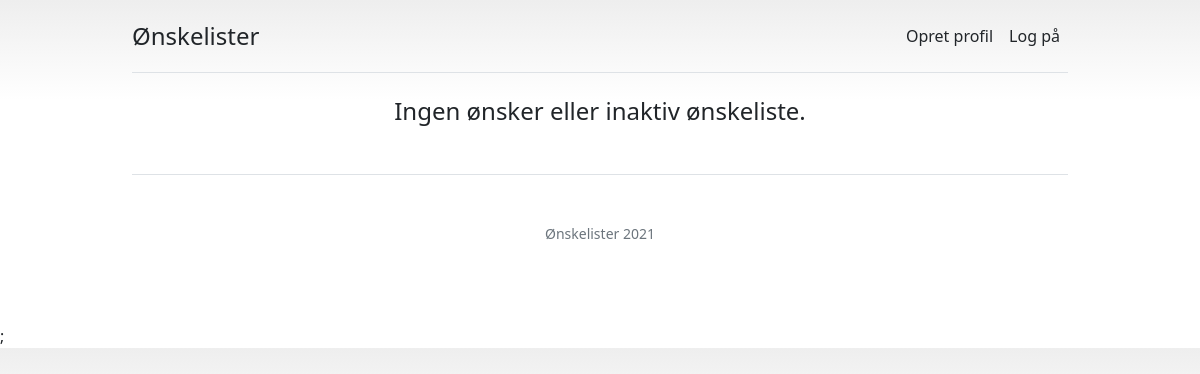
The app's page /guest/share.php?id=2, older data.
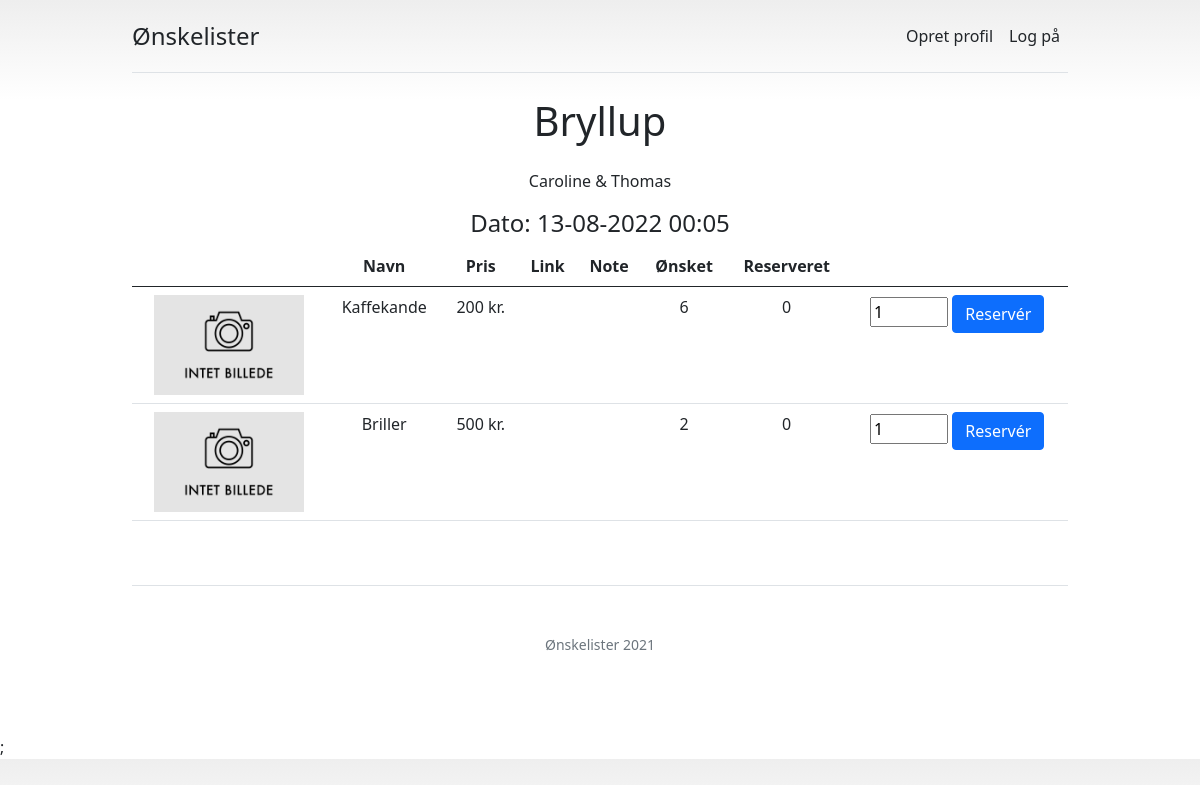
The same page, newer data.
### tables this page shows
CREATE TABLE `whish_lists` (
  `list_id` bigint(20) NOT NULL,
  `list_date` datetime DEFAULT NULL,
  `list_title` text DEFAULT NULL,
  `list_subtitle` text DEFAULT NULL,
  `list_link` varchar(255) DEFAULT NULL,
  `list_user` bigint(20) DEFAULT NULL,
  `list_code` varchar(255) NOT NULL,
  `list_active` tinyint(1) NOT NULL DEFAULT 1
);

CREATE TABLE `whish_gifts` (
  `gift_id` bigint(20) NOT NULL,
  `gift_image` varchar(255) DEFAULT NULL,
  `gift_name` varchar(255) DEFAULT NULL,
  `gift_qty` int(11) NOT NULL DEFAULT 1,
  `gift_reservations` int(11) NOT NULL DEFAULT 0,
  `gift_price` int(11) NOT NULL DEFAULT 0,
  `gift_note` varchar(255) DEFAULT NULL,
  `gift_link` varchar(255) DEFAULT NULL,
  `gift_list` bigint(20) NOT NULL
);

### app/classes/simple.db.class.php (called while the page is built, shortened)
<?php
class SimpleDB
{
  public $isConn;
  public function __construct( $db_conn = array('host' => 'localhost', 'user' => 'root','pass' => '','database' => 'test', ) )
  {
    $host = isset($db_conn['host']) ? $db_conn['host'] : 'localhost' ;
    $user = isset($db_conn['user']) ? $db_conn['user'] : 'root' ;
    $pass = isset($db_conn['pass']) ? $db_conn['pass'] : '' ;
    $database = isset($db_conn['database']) ? $db_conn['database'] : die('no database set') ;
    $connection = mysqli_connect($host, $user, $pass,$database);
    if($connection)
    {
      $this->isConn = $connection;
    }
  }
  public function Select($SQLStatement)
  {
    $con =  $this->isConn;
    if ($con)
    {
      $q = $con->query($SQLStatement);
      $row = $q->num_rows;
      if($row <1)
      {
        $result = $row;
      }
      else if($row == 1)
      {
        $result = array($q->fetch_assoc());
      }
      else if( $row >1)
      {
        $d1 = array( $q->fetch_assoc());
        $d2= array();
        while ($row = $q->fetch_assoc())
        {
          $d2[] = $row;
        }
        $result = array_merge($d1 , $d2);
      }
      return $result;
      }
  }
}

### app/config.php (called while the page is built, shortened)
<?php
require 'classes/simple.db.class.php';
$app['cookie_name'] = 'session';
$app['session_name'] = 'user';
$app['db'] = new SimpleDB(['host' => 'localhost', 'user' => 'root','pass' => '','database' => 'dev']);
$app['url'] = 'http://localhost/whishlist';
$app['asset'] = $app['url'] . '/public/assets';
$app['name'] = 'Ønskelister';
$app['title'] = 'Ønskelister - Ønskelister til alle begivenheder';

### guest/share.php (the view, shortened to what this page needs)
<?php include '../app/templates/header.php'; ?>
<?php include '../app/templates/app.php'; ?>
<?php
$list_id = $app['db']->CleanDBData($_GET['id']);
$list = $app['db']->Select('select * from whish_lists where list_id = ' . $list_id);
if(!empty($list)) {
  $gifts = $app['db']->Select('select * from whish_gifts where gift_list = ' . $list_id);
}
?>
</head>
<body>
<?php include '../app/templates/nav.php'; ?>
  <main>
  <?php if(!empty($gifts)): ?>
    <h2 id="produkter" class="display-6 text-center mb-4"><?php echo $list[0]['list_title']; ?></h2>
    <p class="text-center"><?php echo $list[0]['list_subtitle']; ?></p>
    <h4 class="text-center font-weight-bold">Dato: <?php echo date('d-m-Y H:i', strtotime($list[0]['list_date'])); ?></h4>
    <div class="table-responsive">
      <table class="table text-center">
        <thead>
          <tr>
            <th></th>
            <th>Navn</th>
            <th>Pris</th>
            <th>Link</th>
            <th>Note</th>
            <th>Ønsket</th>
            <th>Reserveret</th>
            <th></th>
          </tr>
        </thead>
        <tbody>
          <?php foreach($gifts as $gift): ?>
          <tr>
          <?php if(!empty($gift['gift_image'])): ?>
              <td><img src="<?php echo $gift['gift_image']; ?>" width="150" height="100"></td>
              <?php else: ?>
                <td><img src="<?php echo $app['url']; ?>/public/img/no-image.png" width="150" height="100"></td>
              <?php endif; ?>
            <td><?php echo $gift['gift_name']; ?></td>
            <td><?php echo $gift['gift_price']; ?> kr.</td>
            <td>
            </td>
            <td><?php echo $gift['gift_note']; ?></td>
            <td><?php echo $gift['gift_qty']; ?></td>
            <td><?php echo $gift['gift_reservations']; ?></td>
            <?php if($gift['gift_qty'] != $gift['gift_reservations']): ?>
            <td>
              <?php
              $gift_id = $gift['gift_id'];
              ?>
              <?php if(!isset($visitor[$gift_id])): ?>
            <form action="<?php url('/guest/reserve'); ?>" method="post">
            <input type="number" id="qty" name="qty" min="1" max="<?php echo $gift['gift_qty'] - $gift['gift_reservations']; ?>" value="1" required>
            <input type="submit" class="btn btn-primary" value="Reservér">
            </form>
            <?php endif; ?>
            </td>
            <?php else: ?>
              <td>OK</td>
            <?php endif; ?>
          </tr>
          <?php endforeach; ?>
        </tbody>
      </table>
    </div>
    <?php else: ?>
      <h4 class="text-center">Ingen ønsker eller inaktiv ønskeliste.</h4>
<?php endif; ?>
  </main>
  <?php include '../app/templates/footer.php'; ?>

Row changes from the older to the newer data that the page shows:
now on this page (row edited): whish_lists: list_title "Bryllup", list_subtitle "Caroline & Thomas", list_date "13-08-2022 00:05"
added whish_gifts: gift_name "Kaffekande", gift_price "200", gift_qty "6", gift_reservations "0"
added whish_gifts: gift_name "Briller", gift_price "500", gift_qty "2", gift_reservations "0"
Text that changed along with them:
text no longer shown: "Ingen ønsker eller inaktiv ønskeliste."
text now shown: "Dato: Navn Pris Link Note Ønsket Reserveret"
